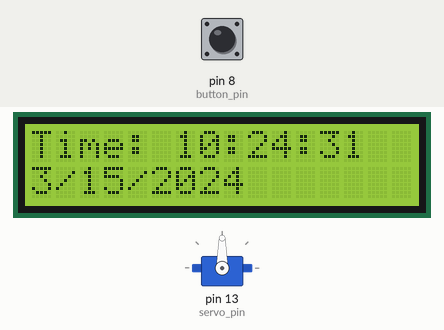
Recording of a sketch running on a simulated Arduino Uno, built with avr-gcc and run on an emulated ATmega328P. On the bench: 16×2 character LCD, servo. Inputs (shaded band) come from the test bench; at power-on: pin 8 (button_pin) HIGH. The local clock reads 2024-03-15 10:24:30 at power-on unless the sketch sets it.

Above: at 1.2 s.
1.3 s: pin 8 (button_pin) pulled LOW for 0.25 s
At 1.7 s:
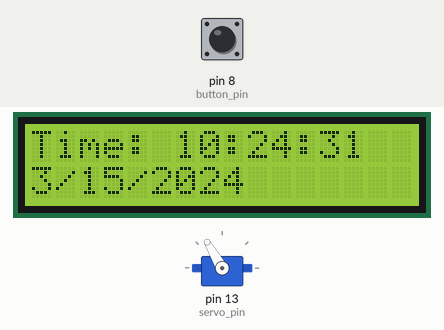
3.3 s: pin 8 (button_pin) pulled LOW for 1 s
At 5.5 s:
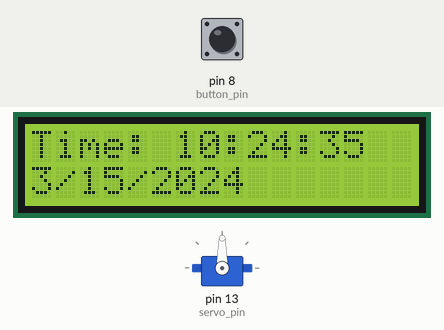
Timing chart, 0 to 7.0 s (numbered marks = the images above; inputs shaded):
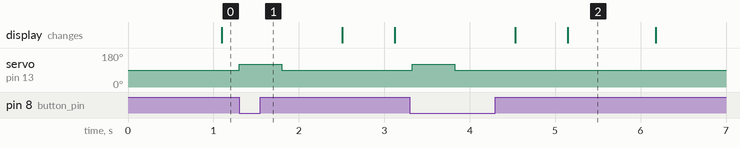

The sketch:

LightAlarm.ino
```cpp
#include <Wire.h>
#include <RTClib.h>
#include <LiquidCrystal.h>
#include <Servo.h>

LiquidCrystal lcd(2, 3, 4, 5, 6, 7);
RTC_DS1307 rtc;

Servo my_servo;
const int servo_pin = 13;
const int button_pin = 8; // Manual test button

// Alarm time
const int ALARM_HOUR = 6;
const int ALARM_MINUTE = 40;

bool alarm_triggered = false;

void setup()
{
  lcd.begin(16, 2);
  Wire.begin();

  my_servo.attach(servo_pin);
  my_servo.write(90); // Start at 90°

  pinMode(button_pin, INPUT_PULLUP); // Button connected to GND

  if (!rtc.begin())
  {
    lcd.print("RTC not found!");
    while (1);
  }

  //rtc.adjust(DateTime(2025,10,18,1,38,40)); // set time once
}

void loop()
{
  DateTime now = rtc.now();

  // Display time
  lcd.setCursor(0, 0);
  lcd.print("Time: ");
  printTwoDigits(now.hour());
  lcd.print(":");
  printTwoDigits(now.minute());
  lcd.print(":");
  printTwoDigits(now.second());

  lcd.setCursor(0, 1);
  lcd.print(now.month());
  lcd.print("/");
  lcd.print(now.day());
  lcd.print("/");
  lcd.print(now.year());

  // Alarm trigger
  if (now.hour() == ALARM_HOUR && now.minute() == ALARM_MINUTE && !alarm_triggered)
  {
    move_servo_to_120();
    alarm_triggered = true;
  }

  // Reset alarm flag when minute changes
  if (now.minute() != ALARM_MINUTE)
  {
    alarm_triggered = false;
  }

  // Manual button trigger
  if (digitalRead(button_pin) == LOW)
  {
    move_servo_to_120();
    delay(500); // Simple debounce
  }

  delay(200); // Smooth LCD
}

// Move servo 90° → 120° → back to 90° (optional)
void move_servo_to_120()
{
  my_servo.write(120);
  delay(500);      // hold 1 second
  my_servo.write(90); // return to 90°
}

void printTwoDigits(int number)
{
  if (number < 10) lcd.print("0");
  lcd.print(number);
}
```

Measured:
- after the input at 1.3 s, servo on pin 13 (servo_pin): 90° → 120° at once, → 90° 0.50 s later
- after the input at 3.3 s, servo on pin 13 (servo_pin): 90° → 120° at once, → 90° 0.50 s later
